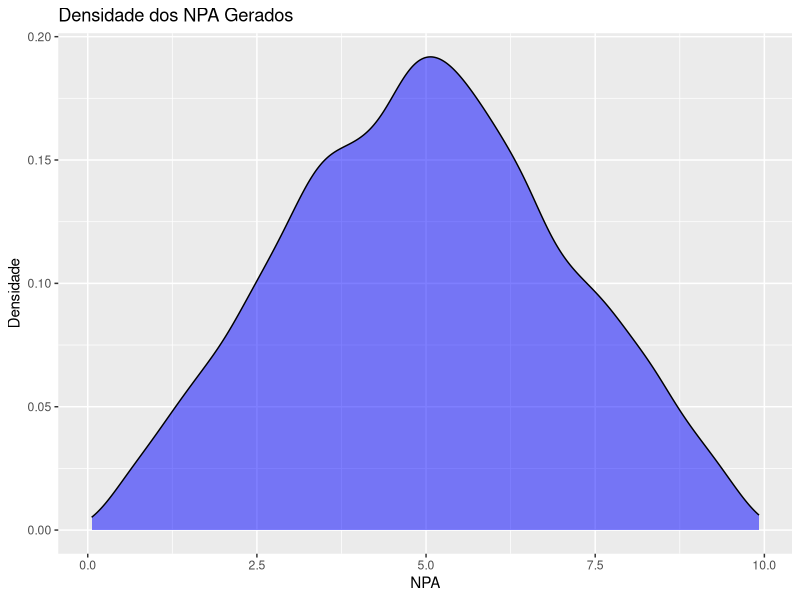

Recreate this plot in R.
## ---- chunk 1
# rm(list = ls())
library(ggplot2)
library(tidyverse)
## ---- chunk 2
set.seed(2023)

dist_triangular <- function(x, min_value, max_value, mode_value) {
  if (x <= mode_value) {
    return(2 * (x - min_value) / ((max_value - min_value) * (mode_value - min_value)))
  } else {
    return(2 * (max_value - x) / ((max_value - min_value) * (max_value - mode_value)))
  }
}
## ---- chunk 3
generate_triangular_random <- function(n, min_value, max_value, mode_value) {
  k <- 0
  j <- 0
  y <- numeric(n)

  while (k < n) {
    u <- runif(1)
    j <- j + 1
    x <- runif(1, min_value, max_value)
    dist_trg <- dist_triangular(x, min_value, max_value, mode_value)

    if (u <= dist_trg) {
      k <- k + 1
      y[k] <- x
    }
  }
  return(y)
}
## ---- chunk 4
NPA <- generate_triangular_random(10000, 0, 10, 5) %>%
  data.frame(NPA = .)

# Densidade dos NPA gerados
density_plot <- ggplot(NPA, aes(x = NPA)) +
  geom_density(fill = "blue", alpha = 0.5) +
  labs(x = "NPA", y = "Densidade") +
  ggtitle("Densidade dos NPA Gerados")

print(density_plot)

# TODO gráfico (fiz um simples, mas seria interessante fazer o triângulo da distrib.)
## ---- chunk 5
# TODO
